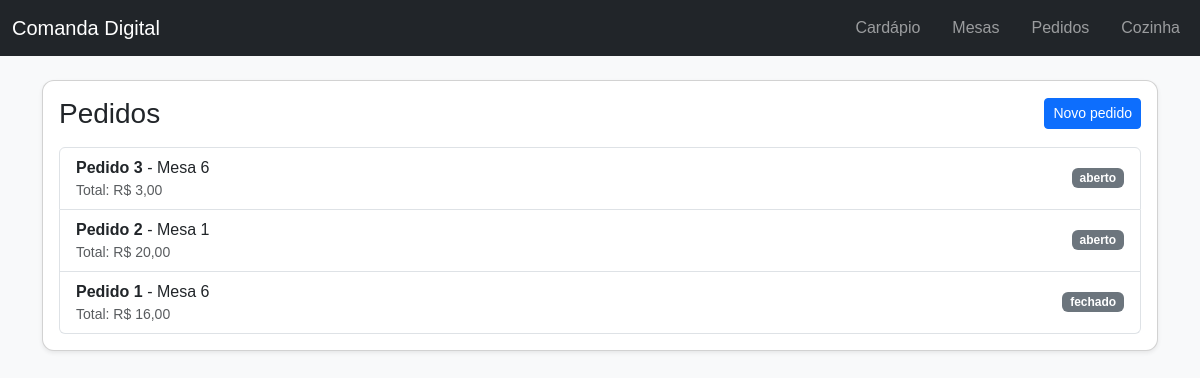
Page /pedidos/ on the committed database.
### restaurante/pedidos/models.py (models this page shows, shortened)
class Pedido(Model):
    STATUS_ABERTO = "aberto"
    STATUS_FECHADO = "fechado"
    STATUS_CANCELADO = "cancelado"
    STATUS_CHOICES = [
        (STATUS_ABERTO, "Aberto"),
        (STATUS_FECHADO, "Fechado"),
        (STATUS_CANCELADO, "Cancelado"),
    ]
    mesa = models.ForeignKey(
        Mesa, on_delete=models.PROTECT, related_name="pedidos", verbose_name="mesa")
    data_hora = models.DateTimeField(
        auto_now_add=True, verbose_name="data e hora")
    status = models.CharField(
        max_length=20, choices=STATUS_CHOICES, default=STATUS_ABERTO, verbose_name="status")
    valor_total = models.DecimalField(
        max_digits=10, decimal_places=2, default=Decimal("0.00"), verbose_name="valor total")
    observacao = models.TextField(
        blank=True, default="", verbose_name="observação")
    class Meta:
        verbose_name = "Pedido"
        verbose_name_plural = "Pedidos"
        constraints = [
            models.UniqueConstraint(
                fields=["mesa"],
                condition=models.Q(status="aberto"),
                name="unique_open_pedido_per_mesa",
            )
        ]

### restaurante/mesas/models.py (models this page shows, shortened)
class Mesa(Model):
    STATUS_LIVRE = "livre"
    STATUS_OCUPADA = "ocupada"
    STATUS_CHOICES = [
        (STATUS_LIVRE, "Livre"),
        (STATUS_OCUPADA, "Ocupada"),
    ]
    numero_mesa = models.PositiveIntegerField(
        unique=True, verbose_name="número da mesa")
    status = models.CharField(
        max_length=20,
        choices=STATUS_CHOICES,
        default=STATUS_LIVRE,
        verbose_name="status",
    )
    class Meta:
        verbose_name = "Mesa"
        verbose_name_plural = "Mesas"

### restaurante/pedidos/views.py (the view)
# urls.py: path("", pedido_list, name="pedido_list"),
def pedido_list(request):
    pedidos = Pedido.objects.select_related(
        "mesa").all().order_by("-data_hora")
    return render(request, "pedidos/lista.html", {"pedidos": pedidos})

### restaurante/templates/pedidos/lista.html (shortened to what this page needs)
{% extends 'base.html' %}
{% block content %}
<div class="card shadow-sm">
    <div class="card-body">
        <div class="d-flex justify-content-between align-items-center mb-3">
            <h1 class="h3 mb-0">Pedidos</h1>
            <a href="{% url 'pedido_create' %}" class="btn btn-primary btn-sm">Novo pedido</a>
        </div>
        {% if pedidos %}
            <ul class="list-group mt-3">
                {% for pedido in pedidos %}
                    <li class="list-group-item d-flex justify-content-between align-items-center">
                        <div>
                            <a href="{% url 'pedido_detail' pedido.pk %}" class="text-decoration-none text-dark">
                                <strong>Pedido {{ pedido.pk }}</strong> - Mesa {{ pedido.mesa.numero_mesa }}
                            </a>
                            <div class="small text-muted">Total: R$ {{ pedido.valor_total }}</div>
                        </div>
                        <span class="badge bg-secondary">{{ pedido.status }}</span>
                    </li>
                {% endfor %}
            </ul>
        {% else %}
            <p class="text-muted mt-3">Nenhum pedido registrado.</p>
        {% endif %}
    </div>
</div>
{% endblock %}

### restaurante/static/css/estilos.css (style rules this page uses)
body { font-family: Arial, sans-serif; }
.card { border-radius: 0.75rem; }

### rows in the picture
Pedido: pk "3", mesa.numero_mesa "6", valor_total "3,00", status "aberto"
Pedido: pk "2", mesa.numero_mesa "1", valor_total "20,00", status "aberto"
Pedido: pk "1", mesa.numero_mesa "6", valor_total "16,00", status "fechado"
